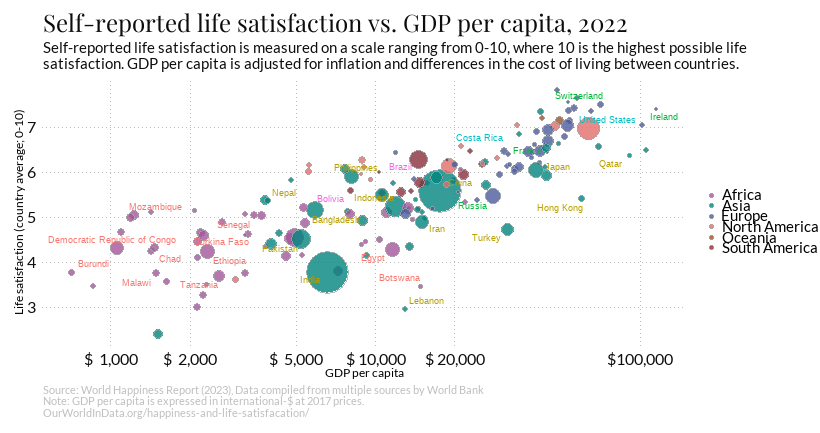

The R source for this figure:
### Replicating OWID Self-reported life satisfaction vs GDP per capita, 2022
### Author: Ana Bodevan 

## Loading packages

library(pacman)
pacman::p_load('ggplot2', 'ggrepel', 'showtext', 'readr', 'dplyr', 'janitor')

## Loading data (available at OWID website)

owid <- readr::read_csv(
  "https://github.com/viniciusoike/restateinsight/raw/main/static/data/gdp-vs-happiness.csv"
)

## Cleaning the data 

owid1 <- owid %>% 
  janitor::clean_names() %>% 
  rename(
    life_satisfaction = cantril_ladder_score,
    gdppc = gdp_per_capita_ppp_constant_2017_international,
    pop = population_historical_estimates
  ) %>% 
  filter(!is.na(gdppc), !is.na(life_satisfaction)) %>%  
  mutate(gdppc = log10(gdppc)) %>%  
  group_by(entity) %>% 
  filter(year == max(year)) %>%  
  ungroup() %>% 
  select(entity, pop, gdppc, life_satisfaction) # only 2022 data 

dc <- owid %>%  
  select(Entity, Continent) %>%  
  filter(!is.na(Continent), !is.na(Entity)) %>%  
  distinct() %>% 
  rename(
    entity = Entity,
    continent = Continent
  ) # creates a new data frame to allow us to join continent to the owid1 df 

owid1 <- left_join(owid1, dc, by = "entity")

## Plot: Bubbles 

ggplot(owid1, aes(x = gdppc, y = life_satisfaction)) +
  geom_point(
    aes(fill = continent, size = pop),
    color = "#A5A9A9",
    alpha = 0.8,
    shape = 21
  ) # https://ggplot2.tidyverse.org/articles/ggplot2-specs.html 21 shape 

## Plot: Highlights 

countries <- c(
  "Ireland", "Qatar", "Hong Kong", "Switzerland", "United States", "France",
  "Japan", "Costa Rica", "Russia", "Turkey", "China", "Brazil", "Indonesia",
  "Iran", "Egypt", "Botswana", "Lebanon", "Philippines", "Bolivia", "Pakistan",
  "Bangladesh", "Nepal", "Senegal", "Burkina Faso", "Ethiopia", "Tanzania",
  "Democratic Republic of Congo", "Mozambique", " Somalia", "Chad", "Malawi",
  "Burundi", "India")

highlights <- owid1 %>%  
  mutate(highlight = if_else(entity %in% countries, entity, NA))

base <- ggplot(owid1, aes(x = gdppc, y = life_satisfaction)) +
  geom_point(
    aes(fill = continent, size = pop),
    color = "#A5A9A9",
    alpha = 0.8,
    shape = 21
  ) +
  ggrepel::geom_text_repel(
    data = highlights,
    aes(x = gdppc, y = life_satisfaction, label = highlight, color = continent),
    size = 3
  )

## Plot: Further Aesthetics 

# Define breaks and labels for the x-axis
xbreaks <- c(3, 3.3, 3.7, 4, 4.3, 5)
xlabels <- c(1000, 2000, 5000, 10000, 20000, 100000)

# Format the x-axis labels with dollar signs and commas
xlabels <- paste0("$", format(xlabels, big.mark = ",", scientific = FALSE))

# Colors (or as close to them as I could) 
colors <- c("#A2559A", "#01847E", "#4C5A9C", "#E26E6A", "#9A5129", "#883039")

# Modify the base plot

base <- base +
  # Adds custom breaks and labels to the x-axis
  scale_x_continuous(breaks = xbreaks, labels = xlabels) +
  # Adds custom breaks to the y-axis 
  scale_y_continuous(breaks = 3:7) +
  # Scales the bubble sizes
  scale_size_continuous(range = c(1, 15)) +
  # Customizes the bubble colors using the defined color palette
  scale_fill_manual(name = "", values = colors) +
  # Removes the legends for size and color
  guides(
    color = "none",  # Remove color legend
    size = "none",   # Remove size legend
  )

base

# Plot: Text

# caption
caption <- "Source: World Happiness Report (2023), Data compiled from multiple sources by World Bank\nNote: GDP per capita is expressed in international-$ at 2017 prices.\nOurWorldInData.org/happiness-and-life-satisfacation/"

# subtitle
subtitle <- "Self-reported life satisfaction is measured on a scale ranging from 0-10, where 10 is the highest possible life\nsatisfaction. GDP per capita is adjusted for inflation and differences in the cost of living between countries."

# adds tex base
base <- base +
  labs(
    title = "Self-reported life satisfaction vs. GDP per capita, 2022",
    subtitle = subtitle,
    x = "GDP per capita",
    y = "Life satisfaction (country average; 0-10)",
    caption = caption
  )

base

## Theme 

font_add_google("Playfair Display", "Playfair Display")
font_add_google("Lato", "Lato")

showtext::showtext_auto()

base +
  theme_minimal() +
  theme(
    panel.grid.minor = element_blank(),
    panel.grid.major = element_line(linetype = 3, color = "gray"),
    text = element_text(family = "Lato"),
    title = element_text(family = "Lato"),
    plot.caption = element_text(color = "gray", hjust = 0, size = 8),
    plot.title = element_text(
      color = "gray5",
      family = "Playfair Display",
      size = 18),
    plot.subtitle = element_text(color = "gray5", size = 11),
    axis.title = element_text(color = "black", size = 9),
    axis.text = element_text(color = "gray5", size = 12),
    legend.key.size = unit(5, "pt"),
    legend.position = "right",
    legend.text = element_text(size = 11),
    plot.margin = margin(rep(11, 5))
  )
